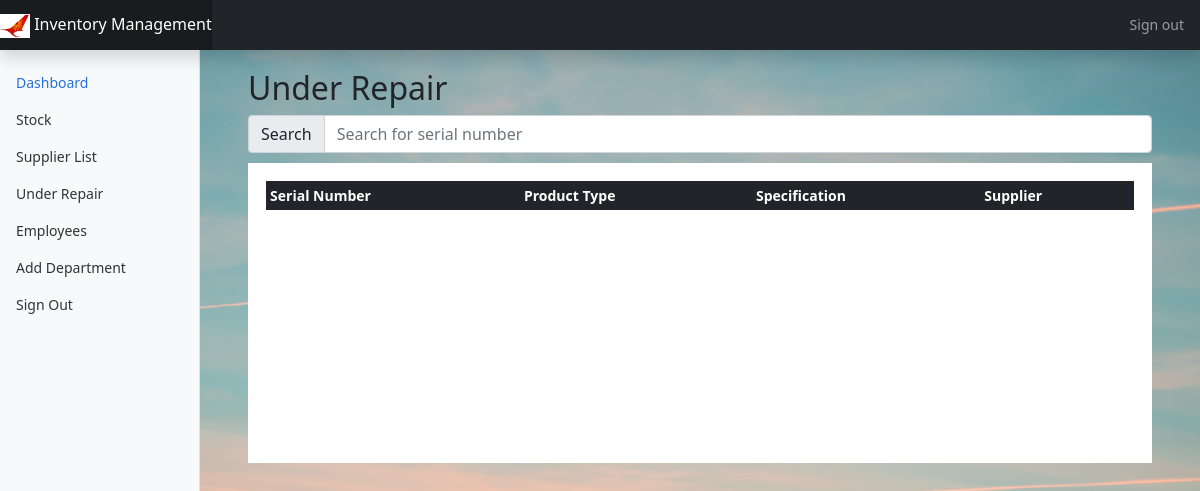
Page /listRepair (signed in) on the earlier database version.
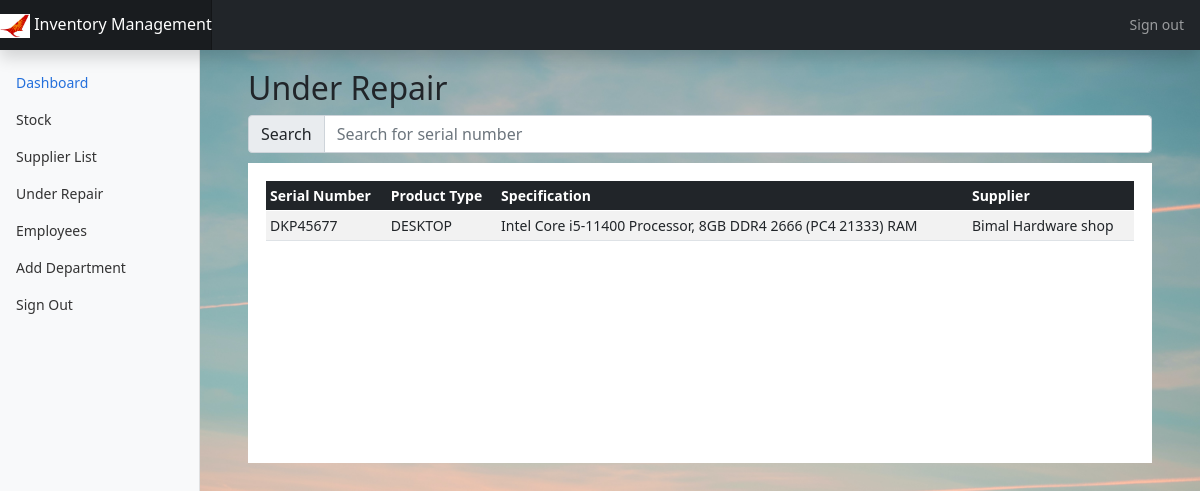
Same page on the later database version.
### main/models.py (models this page shows, shortened)
class Repair(models.Model):
    prod_id = models.AutoField(primary_key=True)
    prod_name = models.CharField(max_length=50,default=' ')
    serial_num = models.CharField(max_length=100, unique=True,default=' ')
    specification = models.TextField(default=' ')
    date_received = models.DateField(default=date.today)
    supplier_id = ForeignKey(Supplier,on_delete=models.CASCADE)
    timestamp = models.DateTimeField(auto_now_add=True)

class Supplier(models.Model):
    supplier_id = models.AutoField(primary_key=True)
    name = models.CharField(max_length=100, default='')
    description = models.TextField(default=' ')
    contact = models.CharField(max_length=15,unique=True)
    def __str__(self):
        return self.name

### main/views.py (the view)
# urls.py: path('listRepair',views.listRepair,name="listRepair"),
@login_required(login_url='/auth/login')
def listRepair(request):
    repair = models.Repair.objects.all()
    context = {
        "repair" : repair
    }
    return render(request,'main/listRepair.html',context)

### templates/main/listRepair.html (shortened to what this page needs)
{% extends 'main/base.html' %}
{% block content %}
{% include 'main/navbar.html' %}
<main class="col-md-9 ms-sm-auto col-lg-10 px-md-4">
<div class="container-fluid box">
    <h2>Under Repair</h2>
    <div class="input-group flex-nowrap" style="margin-bottom: 10px;">
        <span class="input-group-text" id="addon-wrapping">Search</span>
        <input type="text"  class="form-control" id="myInput" onkeyup="showProducts()" placeholder="Search for serial number" title="Type in a serial number" aria-describedby="addon-wrapping">
    </div>
    <div class="table-responsive table-box" >
        <table class="table table-striped table-sm table-hover" id="underRepairTable">
        <thead class="header table-dark">
            <tr>
            <th scope="col">Serial Number</th>
            <th scope="col">Product Type</th>
            <th scope="col">Specification</th>
            <th scope="col">Supplier</th>
            </tr>
        </thead>
        <tbody>
            {% for item in repair %}
            <tr>
                <td>{{ item.serial_num }}</td>
                <td>{{ item.prod_name }}</td>
                <td>{{ item.specification }}</td>
                <td>{{ item.supplier_id }}</td>
            </tr>
            {% endfor %}
        </tbody>
        </table>
    </div>
</div>
{% endblock %}

Differences in the rows shown:
added Repair: serial_num "DKP45677", prod_name "DESKTOP", specification "Intel Core i5-11400 Processor, 8GB DDR4 2666 (PC4 21333) RAM", supplier_id "Bimal Hardware shop"
